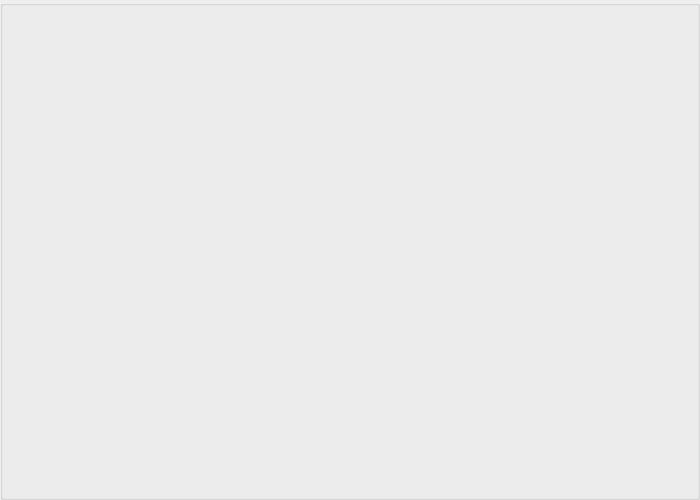
<?xml version="1.0" encoding="UTF-8"?>
<ui version="4.0">
 <class>SuperTab</class>
 <widget class="QGroupBox" name="SuperTab">
  <property name="geometry">
   <rect>
    <x>0</x>
    <y>0</y>
    <width>700</width>
    <height>500</height>
   </rect>
  </property>
  <property name="sizePolicy">
   <sizepolicy hsizetype="Minimum" vsizetype="Minimum">
    <horstretch>0</horstretch>
    <verstretch>0</verstretch>
   </sizepolicy>
  </property>
  <property name="minimumSize">
   <size>
    <width>700</width>
    <height>500</height>
   </size>
  </property>
  <property name="windowTitle">
   <string>GroupBox</string>
  </property>
  <layout class="QHBoxLayout" name="horizontalLayout" stretch="385,615">
   <item>
    <layout class="QVBoxLayout" name="Leftlayout"/>
   </item>
   <item>
    <layout class="QVBoxLayout" name="Rightlayout"/>
   </item>
  </layout>
 </widget>
 <resources/>
 <connections/>
</ui>
